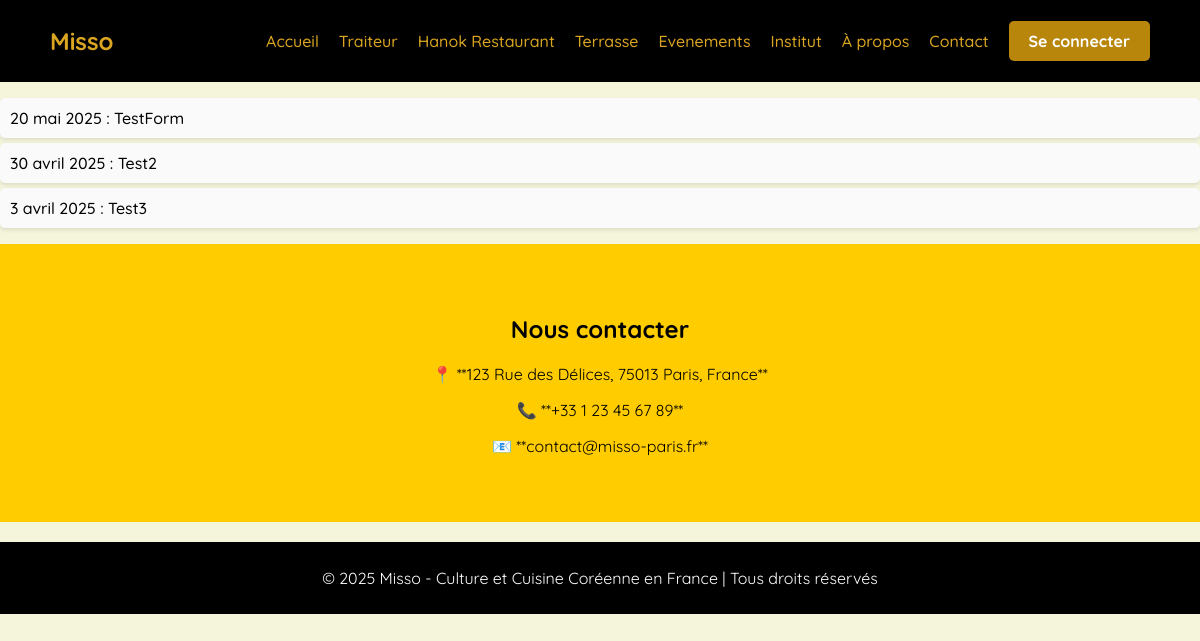
/evenements/, run on the app's committed database.
### evenements/models.py (models this page shows, shortened)
class Evenement(models.Model):
    titre = models.CharField(max_length=200,unique=True, blank=True)
    date = models.DateField(unique=True)
    debut = models.TimeField()
    fin = models.TimeField()
    email = models.EmailField()
    est_valide = models.BooleanField(default=False)
    description = models.TextField(blank=True, null=True)
    slug = models.SlugField(blank=True, editable=False)
    def get_absolute_url(self):
        return reverse("evenement-detail", kwargs={'slug': self.slug})

### evenements/views.py (the view)
class EvenementArchiveIndexView(ArchiveIndexView):
    model = Evenement
    queryset = Evenement.objects.all()
    date_field = "date"
    allow_future = True

### evenements/templates/evenements/evenement_archive.html
{% extends "evenements/base.html" %}
{% load static %}
{% block content %}
  <div class="evenements">
    <ul>
        {% for evenement in latest %}
          {%if evenement.est_valide%}
            <li  class="btns"><a href="{{ evenement.get_absolute_url }}">{{ evenement.date }} :  {{ evenement.titre }}</a></li>
          {%endif%}
             {% empty %}
                    <p>Aucun événement disponible.</p>
        {% endfor %}
    </ul>
    </div>
{% endblock %}

### utilisateurs/static/utilisateurs/evenements.css (style rules this page uses)
body { font-family: 'Quicksand', sans-serif; margin: 0; padding: 0; display: block; height: 100vh; color: black; background: #F5F5DC; }
.evenements ul { list-style-type: none; padding: 0; }
.evenements li { padding: 10px; background-color: #fafafa; margin: 5px 0; border-radius: 5px; box-shadow: 0 2px 4px rgba(0, 0, 0, 0.1); }
.evenements ul li a { text-decoration: none; color: #000000; font-weight: 500; transition: color 0.3s; }

### utilisateurs/static/utilisateurs/navigation.css (style rules this page uses)
.btns { background-color: darkgoldenrod; padding: 10px 20px; border-radius: 5px; color: white; text-decoration: none; font-weight: bold; transition: background 0.3s; }

### data on the page
Evenement: date "20 mai 2025", titre "TestForm"
Evenement: date "30 avril 2025", titre "Test2"
Evenement: date "3 avril 2025", titre "Test3"
